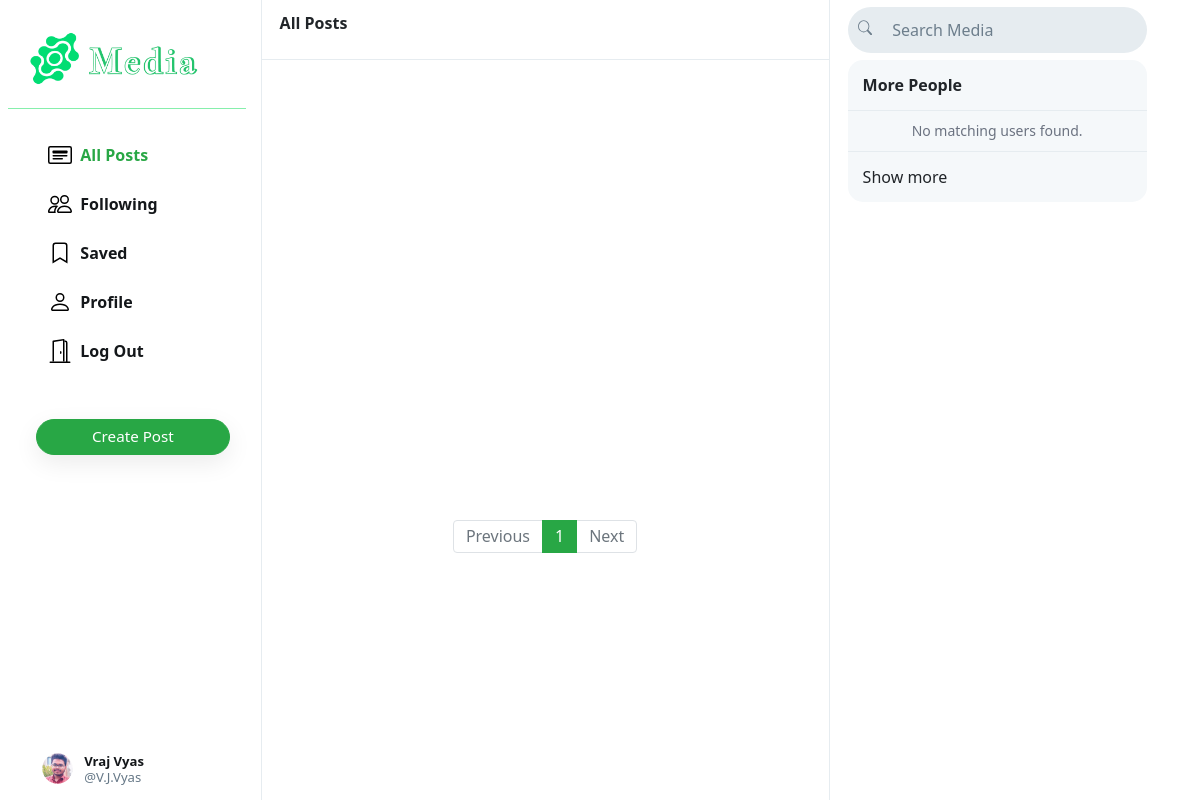
/ (signed in), run on an earlier commit of the app's database.
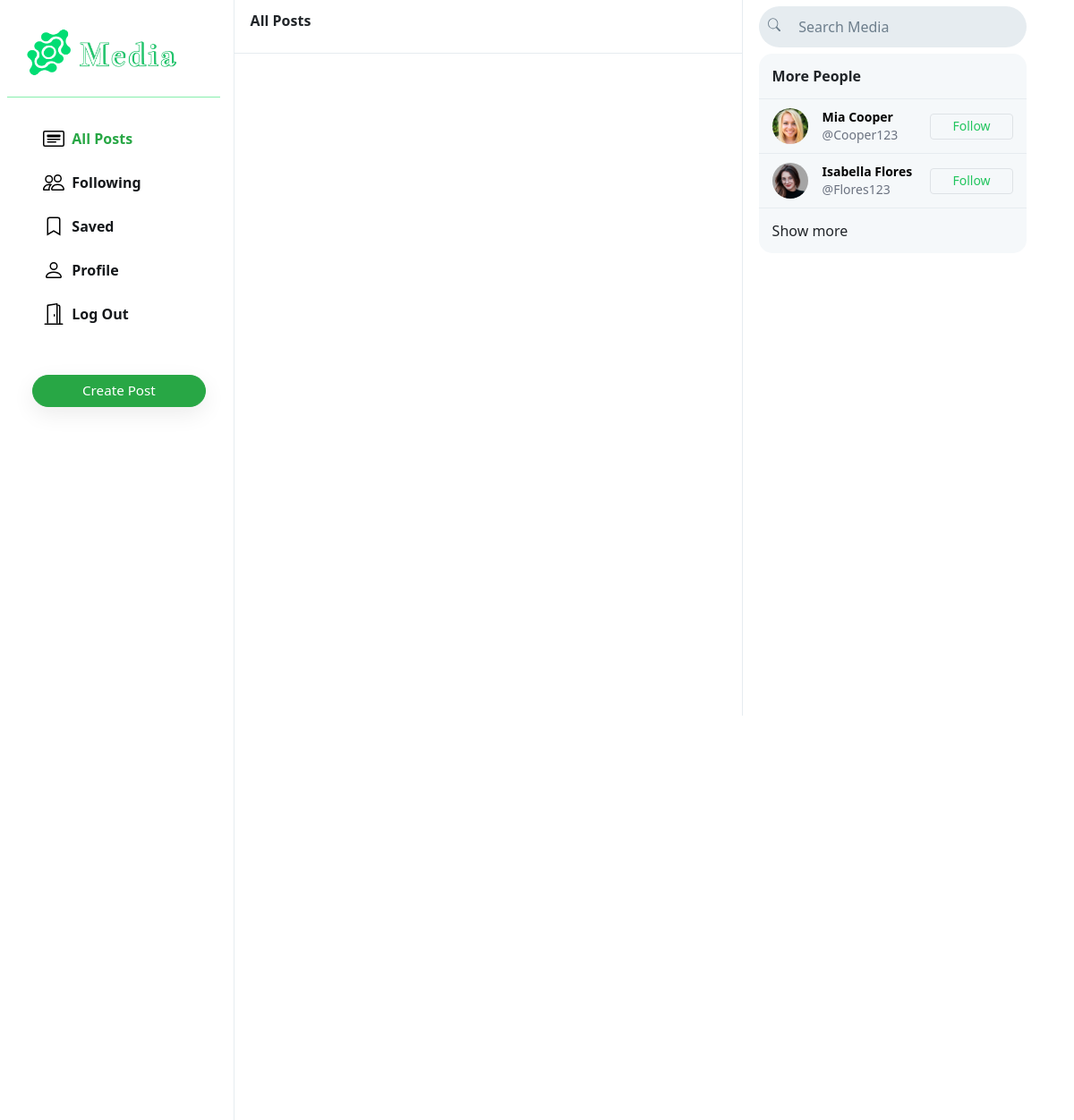
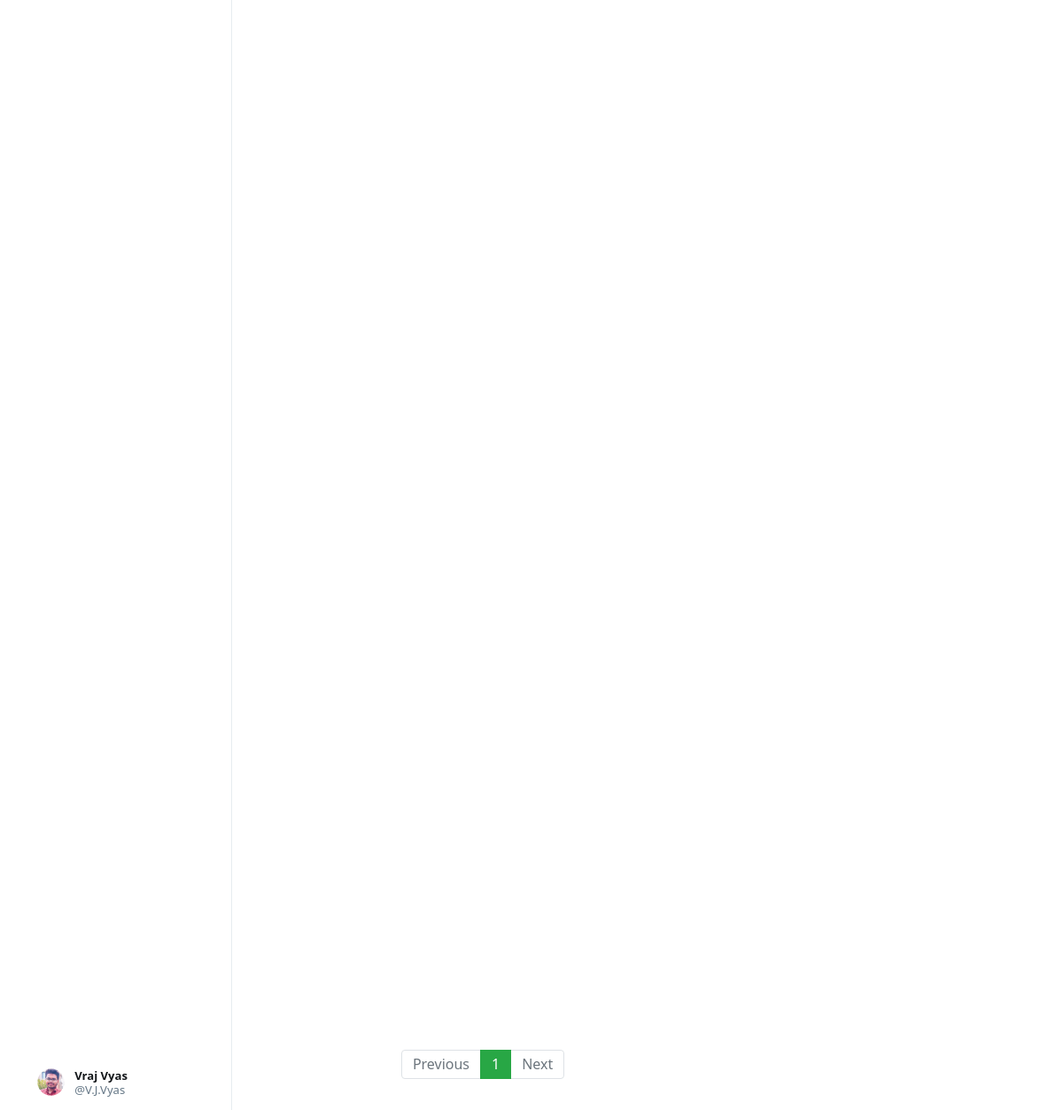
And on a later commit of the database (2 pictures, top to bottom).
### Media/models.py (models this page shows, shortened)
class User(AbstractUser):
    profile_pic = models.ImageField(upload_to='profile_pic/')
    bio = models.TextField(max_length=160, blank=True, null=True)
    cover = models.ImageField(upload_to='covers/', blank=True)
    groups = models.ManyToManyField(
        'auth.Group',
        related_name='media_user_set',  # Custom related_name for the reverse accessor
        blank=True
    )
    user_permissions = models.ManyToManyField(
        'auth.Permission',
        related_name='media_user_permissions',  # Custom related_name for the reverse accessor
        blank=True
    )

### Media/views.py (the view)
# urls.py: path("", views.index, name="index"),
def index(request):
    query = request.GET.get('query', '').strip()  # Get the query parameter or default to empty string
    page_number = request.GET.get('page', 1)  # Get the page number or default to 1
    all_posts = Post.objects.all().order_by('-date_created')
    paginator = Paginator(all_posts, 10)
    posts = paginator.get_page(page_number)
    suggestions = []  # Initialize suggestions as an empty list
    if query:  # Check if there is a query parameter
        if query == "all":
            suggestions = User.objects.exclude(username=request.user.username).order_by("?")
            query=""
        else:
            suggestions = User.objects.filter(first_name__icontains=query)
    elif request.user.is_authenticated:
        followings = Follower.objects.filter(followers=request.user).values_list('user', flat=True)
        suggestions = User.objects.exclude(pk__in=followings).exclude(username=request.user.username).order_by("?")[:6]
    return render(request, "Media/index.html", {
        "posts": posts,
        "suggestions": suggestions,
        "page": "all_posts",
        'profile': False,
        "query": query,  # Include query in context to preserve the search term in the form
    })

### Media/templates/Media/index.html (shortened to what this page needs)
{% extends "Media/layout.html" %}
{% load static %}
{% block body %}
    <div class="main-div">
        <div class="left-div">
            <nav class="head heading">
                {% if page == 'all_posts' %}
                    All Posts
                {% elif page == 'following' %}
                    Following
                {% elif page == 'saved' %}
                    Saved
                {% elif page == 'profile' %}
                    Profile
                {% else %}
                    Explore
                {% endif %}
            </nav>
            <div class="left-div-content">
                <div class="posts-view">
                    <div class="main-div-content">
                        <nav aria-label="Page navigation example" class="pagination-bar">
                            <ul class="pagination justify-content-center">
                                {% if posts.has_previous %}
                                    <li class="page-item">
                                        <a class="page-link" href="?page={{ posts.previous_page_number | default:1}}" tabindex="-1" aria-disabled="true">Previous</a>
                                    </li>
                                {% else %}
                                    <li class="page-item disabled">
                                        <a class="page-link" href="" tabindex="-1" aria-disabled="true">Previous</a>
                                    </li>
                                {% endif %}
                                {% for each in posts.paginator.page_range %}
                                    {% if each == posts.number %}
                                        <li class="page-item active"><a class="page-link" href="?page={{each}}">{{each}}</a></li>
                                    {% else %}
                                        <li class="page-item"><a class="page-link" href="?page={{each}}">{{each}}</a></li>
                                    {% endif %}
                                {% endfor %}
                                {% if posts.has_next %}
                                    <li class="page-item">
                                        <a class="page-link" href="?page={{ posts.next_page_number }}">Next</a>
                                    </li>
                                {% else %}
                                    <li class="page-item disabled">
                                        <a class="page-link" href="">Next</a>
                                    </li>
                                {% endif %}
                            </ul>
                          </nav>
                    </div>
                </div>
            </div>
        </div>
    </div>
{% endblock %}

### Media/templates/Media/layout.html (shortened to what the changed rows need)
{% load static %}
{% load static tailwind_tags %}
<!DOCTYPE html>
<html lang="en">
    <head>
        <link rel="stylesheet" href="https://stackpath.bootstrapcdn.com/bootstrap/4.4.1/css/bootstrap.min.css">
        <link href="{% static 'Media/styles.css' %}" rel="stylesheet">
        {% tailwind_css %}
    </head>
    <body>
        <div class="body" data-page="{{page}}">
            {% block body %}
            {% endblock %}
            <div class="right-div">
                <div class="h-[92.5vh] overflow-auto px-[1.5vw]">
                    {% if user.is_authenticated %}
                    <div class="rounded-[15px] overflow-hidden bg-[#f5f8fa]">
                        <div class="px-[15px] py-[13px] font-extrabold border-b-[0.5px] border-[#e6ecf0]">
                            {% if query %} Search Result {% else %} More People {% endif %}
                        </div>
                        {% if suggestions %}
                            {% for suggestion in suggestions %}
                            <div class="flex items-center px-[15px] py-[10px] text-sm border-b-[0.5px] border-[#e6ecf0] hover:bg-[#edf0f4] cursor-pointer transition duration-200">
                                <div>
                                    <a href="{% url 'profile' suggestion.username %}">
                                        <div class="w-[40px] h-[40px] bg-center bg-cover rounded-full" style="background-image: url(/Media/{{ suggestion.profile_pic }})"></div>
                                    </a>
                                </div>
                                <div class="flex-1 ml-3">
                                    <a href="{% url 'profile' suggestion.username %}" class="text-black no-underline">
                                        <div class="font-bold hover:underline">{{ suggestion.first_name }} {{ suggestion.last_name }}</div>
                                        <div class="text-gray-500">@{{ suggestion.username }}</div>
                                    </a>
                                </div>
                                <div>
                                    <button class="px-4 py-[0.25em] border border-green-500 text-green-500 rounded hover:bg-green-500 hover:text-white transition" type="button" onclick="follow_user(this, '{{ suggestion.username }}', 'suggestion')">Follow</button>
                                </div>
                            </div>
                            {% endfor %}
                        {% else %}
                        <div class="text-center border-b-[0.5px] border-[#e6ecf0] px-[15px] py-[10px] text-gray-500 text-sm">
                            No matching users found.
                        </div>
                        {% endif %}
                        <div class="px-[15px] py-[13px]">
                            <a href="{% url 'index' %}?query=all" class="no-underline">Show more</a>
                        </div>
                    </div>
                {% endif %}
                </div>
            </div>
            </div>
    </body>
</html>

What changed in the data, as far as the page shows it:
added User: profile_pic (picture), first_name "Mia", last_name "Cooper", username "Cooper123"
added User: profile_pic (picture), first_name "Isabella", last_name "Flores", username "Flores123"
Also different on the page:
text no longer shown: "No matching users found."
